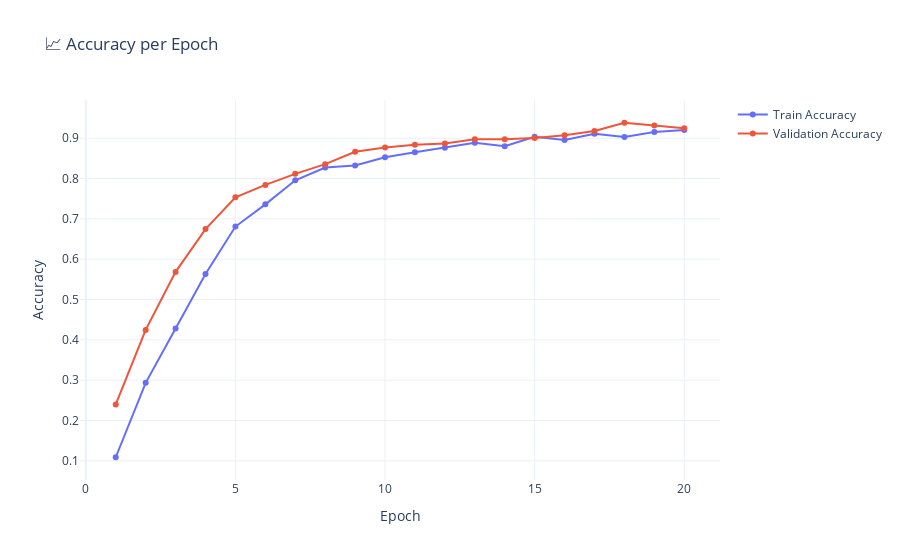

Notebook code for this chart:
### Code cell
# Function to plot accuracy using Plotly

def plot_accuracy_plotly(train_acc, val_acc, save_dir="../reports/Model1", filename_prefix="plotly_accuracy"):
    os.makedirs(save_dir, exist_ok=True)
    timestamp = datetime.datetime.now().strftime("%Y%m%d_%H%M%S")
    save_path = os.path.join(save_dir, f"{filename_prefix}_{timestamp}.png")

    epochs = list(range(1, len(train_acc) + 1))
    fig = go.Figure()
    fig.add_trace(go.Scatter(x=epochs, y=train_acc, mode='lines+markers', name='Train Accuracy'))
    fig.add_trace(go.Scatter(x=epochs, y=val_acc, mode='lines+markers', name='Validation Accuracy'))
    fig.update_layout(
        title="📈 Accuracy per Epoch",
        xaxis_title="Epoch",
        yaxis_title="Accuracy",
        template="plotly_white",
    )

    fig.show()

    try:
        img_bytes = fig.to_image(format="png", scale=3)
        with open(save_path, "wb") as f:
            f.write(img_bytes)
        print(f"✅ Accuracy plot saved to: {save_path}")
    except Exception as e:
        print(f"⚠️ Could not save accuracy plot: {e}")
plot_accuracy_plotly(train_acc, val_acc)

### Figure 1 — Plotly figure (JSON) as saved in the notebook; plotly's stock layout.template omitted (floating-point values rounded to 4 significant figures)
{"data": [{"mode": "lines+markers", "name": "Train Accuracy", "type": "scatter", "x": [1, 2, 3, 4, 5, 6, 7, 8, 9, 10, 11, 12, 13, 14, 15, 16, 17, 18, 19, 20], "y": [0.1088, 0.2934, 0.4279, 0.5632, 0.6809, 0.736, 0.7956, 0.8272, 0.8324, 0.8529, 0.8654, 0.8765, 0.889, 0.8801, 0.9037, 0.8956, 0.911, 0.9029, 0.9154, 0.9206]}, {"mode": "lines+markers", "name": "Validation Accuracy", "type": "scatter", "x": [1, 2, 3, 4, 5, 6, 7, 8, 9, 10, 11, 12, 13, 14, 15, 16, 17, 18, 19, 20], "y": [0.2397, 0.4247, 0.5685, 0.6747, 0.7534, 0.7842, 0.8116, 0.8356, 0.8664, 0.8767, 0.8836, 0.887, 0.8973, 0.8973, 0.9007, 0.9075, 0.9178, 0.9384, 0.9315, 0.9247]}], "layout": {"title": {"text": "📈 Accuracy per Epoch"}, "xaxis": {"title": {"text": "Epoch"}}, "yaxis": {"title": {"text": "Accuracy"}}}}
